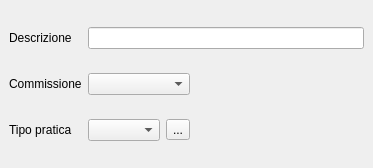
<?xml version="1.0" encoding="UTF-8"?>
<ui version="4.0">
 <class>MainWindow</class>
 <widget class="QMainWindow" name="MainWindow">
  <property name="geometry">
   <rect>
    <x>0</x>
    <y>0</y>
    <width>373</width>
    <height>168</height>
   </rect>
  </property>
  <property name="windowTitle">
   <string>Tipi di seduta</string>
  </property>
  <widget class="QWidget" name="centralwidget">
   <layout class="QGridLayout" name="gridLayout">
    <item row="0" column="0">
     <widget class="QLabel" name="label">
      <property name="text">
       <string>Descrizione</string>
      </property>
     </widget>
    </item>
    <item row="0" column="1" colspan="3">
     <widget class="QLineEdit" name="lineEdit">
      <property name="column" stdset="0">
       <string>descrizione</string>
      </property>
     </widget>
    </item>
    <item row="1" column="0">
     <widget class="QLabel" name="label_2">
      <property name="text">
       <string>Commissione</string>
      </property>
     </widget>
    </item>
    <item row="1" column="1" colspan="2">
     <widget class="com.axiastudio.pypapi.ui.widgets.PyPaPiComboBox" name="comboBox">
      <property name="column" stdset="0">
       <string>commissione</string>
      </property>
     </widget>
    </item>
    <item row="1" column="3">
     <spacer name="horizontalSpacer">
      <property name="orientation">
       <enum>Qt::Horizontal</enum>
      </property>
      <property name="sizeHint" stdset="0">
       <size>
        <width>100</width>
        <height>20</height>
       </size>
      </property>
     </spacer>
    </item>
    <item row="2" column="0">
     <widget class="QLabel" name="label_3">
      <property name="text">
       <string>Tipo pratica</string>
      </property>
     </widget>
    </item>
    <item row="2" column="1">
     <widget class="com.axiastudio.pypapi.ui.widgets.PyPaPiComboBox" name="comboBoxTipo">
      <property name="column" stdset="0">
       <string>tipopratica</string>
      </property>
      <property name="search" stdset="0">
       <bool>true</bool>
      </property>
     </widget>
    </item>
    <item row="2" column="2">
     <widget class="QToolButton" name="toolButtonTipo">
      <property name="text">
       <string>...</string>
      </property>
     </widget>
    </item>
    <item row="2" column="3">
     <spacer name="horizontalSpacer_2">
      <property name="orientation">
       <enum>Qt::Horizontal</enum>
      </property>
      <property name="sizeHint" stdset="0">
       <size>
        <width>100</width>
        <height>20</height>
       </size>
      </property>
     </spacer>
    </item>
   </layout>
  </widget>
 </widget>
 <customwidgets>
  <customwidget>
   <class>com.axiastudio.pypapi.ui.widgets.PyPaPiComboBox</class>
   <extends>QComboBox</extends>
   <header>pypapicombobox.h</header>
  </customwidget>
 </customwidgets>
 <resources/>
 <connections/>
</ui>
